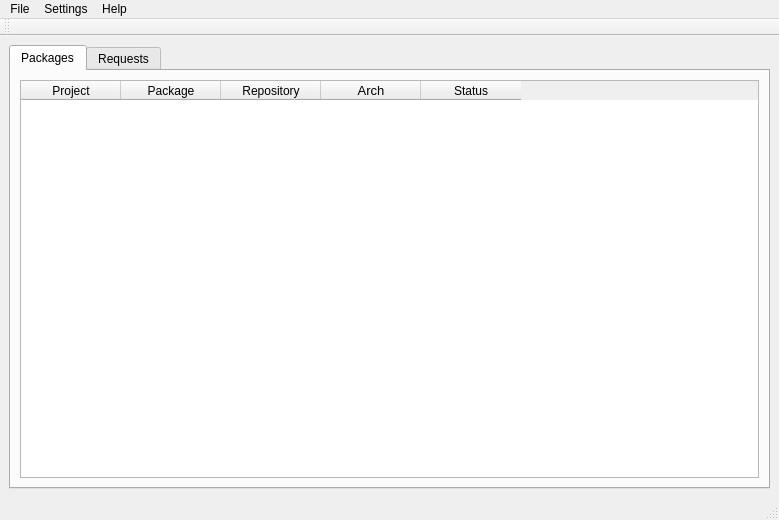
<?xml version="1.0" encoding="UTF-8"?>
<ui version="4.0">
 <class>MainWindow</class>
 <widget class="QMainWindow" name="MainWindow">
  <property name="geometry">
   <rect>
    <x>0</x>
    <y>0</y>
    <width>779</width>
    <height>520</height>
   </rect>
  </property>
  <property name="windowTitle">
   <string>Qactus</string>
  </property>
  <property name="windowIcon">
   <iconset resource="application.qrc">
    <normaloff>:/obs.png</normaloff>:/obs.png</iconset>
  </property>
  <widget class="QWidget" name="centralwidget">
   <layout class="QGridLayout" name="gridLayout">
    <item row="0" column="0">
     <widget class="QTabWidget" name="tabWidget">
      <property name="currentIndex">
       <number>0</number>
      </property>
      <widget class="QWidget" name="tabPackages">
       <attribute name="title">
        <string>Packages</string>
       </attribute>
       <layout class="QGridLayout" name="gridLayout_tabPackages">
        <item row="0" column="0">
         <widget class="QTableWidget" name="table">
          <property name="sizePolicy">
           <sizepolicy hsizetype="Preferred" vsizetype="Preferred">
            <horstretch>0</horstretch>
            <verstretch>0</verstretch>
           </sizepolicy>
          </property>
          <property name="frameShadow">
           <enum>QFrame::Sunken</enum>
          </property>
          <property name="sortingEnabled">
           <bool>true</bool>
          </property>
          <attribute name="verticalHeaderVisible">
           <bool>false</bool>
          </attribute>
          <column>
           <property name="text">
            <string>Project</string>
           </property>
          </column>
          <column>
           <property name="text">
            <string>Package</string>
           </property>
          </column>
          <column>
           <property name="text">
            <string>Repository</string>
           </property>
          </column>
          <column>
           <property name="text">
            <string>Arch</string>
           </property>
           <property name="font">
            <font>
             <pointsize>10</pointsize>
            </font>
           </property>
          </column>
          <column>
           <property name="text">
            <string>Status</string>
           </property>
          </column>
         </widget>
        </item>
       </layout>
      </widget>
      <widget class="QWidget" name="tabRequests">
       <property name="sizePolicy">
        <sizepolicy hsizetype="Preferred" vsizetype="Preferred">
         <horstretch>0</horstretch>
         <verstretch>0</verstretch>
        </sizepolicy>
       </property>
       <attribute name="title">
        <string>Requests</string>
       </attribute>
       <layout class="QVBoxLayout" name="verticalLayout">
        <item>
         <widget class="QSplitter" name="splitter">
          <property name="orientation">
           <enum>Qt::Vertical</enum>
          </property>
          <widget class="QTableWidget" name="tableRequests">
           <property name="sizePolicy">
            <sizepolicy hsizetype="Expanding" vsizetype="Expanding">
             <horstretch>0</horstretch>
             <verstretch>0</verstretch>
            </sizepolicy>
           </property>
           <property name="frameShape">
            <enum>QFrame::StyledPanel</enum>
           </property>
           <property name="frameShadow">
            <enum>QFrame::Sunken</enum>
           </property>
           <property name="showDropIndicator" stdset="0">
            <bool>false</bool>
           </property>
           <property name="dragDropOverwriteMode">
            <bool>false</bool>
           </property>
           <property name="alternatingRowColors">
            <bool>true</bool>
           </property>
           <property name="selectionMode">
            <enum>QAbstractItemView::SingleSelection</enum>
           </property>
           <property name="selectionBehavior">
            <enum>QAbstractItemView::SelectRows</enum>
           </property>
           <property name="showGrid">
            <bool>false</bool>
           </property>
           <property name="gridStyle">
            <enum>Qt::NoPen</enum>
           </property>
           <property name="cornerButtonEnabled">
            <bool>false</bool>
           </property>
           <attribute name="horizontalHeaderShowSortIndicator" stdset="0">
            <bool>true</bool>
           </attribute>
           <attribute name="verticalHeaderVisible">
            <bool>false</bool>
           </attribute>
           <column>
            <property name="text">
             <string>Date</string>
            </property>
           </column>
           <column>
            <property name="text">
             <string>SR#</string>
            </property>
           </column>
           <column>
            <property name="text">
             <string>Source</string>
            </property>
           </column>
           <column>
            <property name="text">
             <string>Target</string>
            </property>
           </column>
           <column>
            <property name="text">
             <string>Requester</string>
            </property>
           </column>
           <column>
            <property name="text">
             <string>Type</string>
            </property>
           </column>
           <column>
            <property name="text">
             <string>State</string>
            </property>
           </column>
          </widget>
          <widget class="QTextBrowser" name="textBrowser">
           <property name="sizePolicy">
            <sizepolicy hsizetype="Expanding" vsizetype="Expanding">
             <horstretch>0</horstretch>
             <verstretch>0</verstretch>
            </sizepolicy>
           </property>
          </widget>
         </widget>
        </item>
       </layout>
      </widget>
     </widget>
    </item>
   </layout>
  </widget>
  <widget class="QMenuBar" name="menubar">
   <property name="geometry">
    <rect>
     <x>0</x>
     <y>0</y>
     <width>779</width>
     <height>20</height>
    </rect>
   </property>
   <widget class="QMenu" name="menuFile">
    <property name="title">
     <string>File</string>
    </property>
    <addaction name="actionLogin"/>
    <addaction name="actionQuit"/>
   </widget>
   <widget class="QMenu" name="menuHelp">
    <property name="title">
     <string>Help</string>
    </property>
    <addaction name="actionAbout"/>
    <addaction name="action_aboutQt"/>
   </widget>
   <widget class="QMenu" name="menuSettings">
    <property name="title">
     <string>Settings</string>
    </property>
    <addaction name="actionConfigure_Qactus"/>
   </widget>
   <addaction name="menuFile"/>
   <addaction name="menuSettings"/>
   <addaction name="menuHelp"/>
  </widget>
  <widget class="QStatusBar" name="statusbar"/>
  <widget class="QToolBar" name="toolBar">
   <property name="windowTitle">
    <string>toolBar</string>
   </property>
   <attribute name="toolBarArea">
    <enum>TopToolBarArea</enum>
   </attribute>
   <attribute name="toolBarBreak">
    <bool>false</bool>
   </attribute>
  </widget>
  <action name="actionAbout">
   <property name="icon">
    <iconset resource="application.qrc">
     <normaloff>:/icons/help-about.png</normaloff>:/icons/help-about.png</iconset>
   </property>
   <property name="text">
    <string>About</string>
   </property>
  </action>
  <action name="action_aboutQt">
   <property name="text">
    <string>About Qt</string>
   </property>
  </action>
  <action name="actionQuit">
   <property name="icon">
    <iconset resource="application.qrc">
     <normaloff>:/icons/application-exit.png</normaloff>:/icons/application-exit.png</iconset>
   </property>
   <property name="text">
    <string>Quit</string>
   </property>
   <property name="shortcut">
    <string>Ctrl+Q</string>
   </property>
  </action>
  <action name="actionConfigure_Qactus">
   <property name="enabled">
    <bool>true</bool>
   </property>
   <property name="icon">
    <iconset resource="application.qrc">
     <normaloff>:/icons/configure.png</normaloff>:/icons/configure.png</iconset>
   </property>
   <property name="text">
    <string>Configure Qactus</string>
   </property>
  </action>
  <action name="actionLogin">
   <property name="icon">
    <iconset resource="application.qrc">
     <normaloff>:/icons/dialog-password.png</normaloff>:/icons/dialog-password.png</iconset>
   </property>
   <property name="text">
    <string>Login</string>
   </property>
  </action>
 </widget>
 <resources>
  <include location="application.qrc"/>
 </resources>
 <connections/>
</ui>
